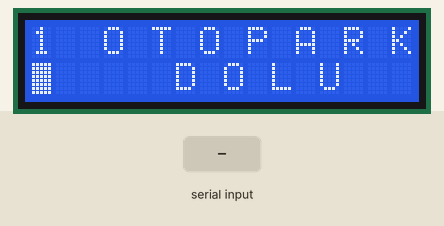
This sketch was run on a simulated Arduino Uno, built with avr-gcc and run on an emulated ATmega328P. Parts: 16×2 character LCD. The inputs (shaded band) are chosen by the test bench.

Above: at 1.2 s.
1.3 s: byte 5 (5) received over Serial
At 1.36 s:
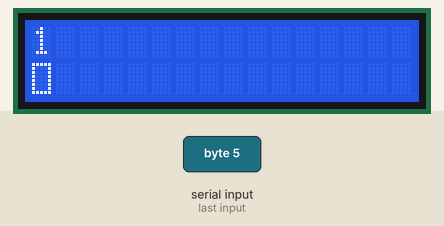
Timing chart, 0 to 4.3 s (numbered marks = the images above; inputs shaded):
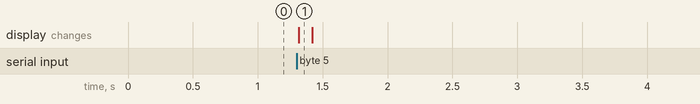

Measured:
- after the input at 1.3 s, the display: changes at once (image 1)

The sketch:

slave.ino
```cpp
#include <LiquidCrystal.h>

byte kare[8] =
{
    B11111,
    B10001,
    B10001,
    B10001,
    B10001,
    B10001,
    B10001,
    B11111
};

byte karedolu[8] =
{
    B11111,
    B11111,
    B11111,
    B11111,
    B11111,
    B11111,
    B11111,
    B11111
};

// LCD Ekran Pinleri
LiquidCrystal lcd(12, 11, 5, 4, 3, 2);

void setup()
{
  lcd.begin(16, 2);
  lcd.setCursor(0, 0);
  lcd.print("1");
  Serial.begin(9600);
}

void loop()
{
  if (Serial.read() == 5)
  {
    lcd.createChar(1, kare);
    lcd.setCursor(0, 2);
    lcd.write(1);
    lcd.setCursor(3, 0);
    lcd.print("             ");
    lcd.setCursor(6, 2);
    lcd.print("       ");
  }
  else
  {
    lcd.createChar(2, karedolu);
    lcd.setCursor(0, 2);
    lcd.write(2);
    lcd.setCursor(3, 0);
    lcd.print("O T O P A R K");
    lcd.setCursor(6, 2);
    lcd.print("D O L U");
  }

  delay(100);
}
```
